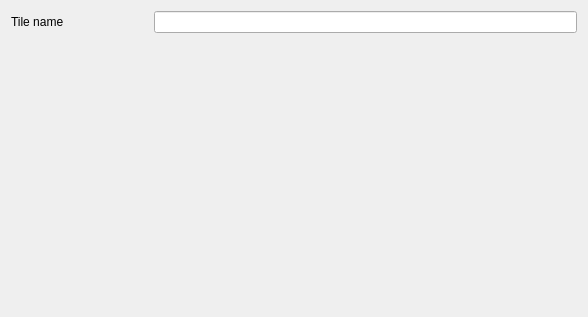
<?xml version="1.0" encoding="UTF-8"?>
<ui version="4.0">
 <class>UploadEditionPageWizard</class>
 <widget class="QWizardPage" name="UploadEditionPageWizard">
  <property name="geometry">
   <rect>
    <x>0</x>
    <y>0</y>
    <width>588</width>
    <height>317</height>
   </rect>
  </property>
  <property name="windowTitle">
   <string>Generation form</string>
  </property>
  <property name="locale">
   <locale language="English" country="UnitedStates"/>
  </property>
  <layout class="QGridLayout" name="gridLayout">
   <item row="2" column="0">
    <widget class="QLabel" name="lbl_name">
     <property name="autoFillBackground">
      <bool>true</bool>
     </property>
     <property name="text">
      <string>Tile name</string>
     </property>
    </widget>
   </item>
   <item row="4" column="2">
    <spacer name="verticalSpacer">
     <property name="orientation">
      <enum>Qt::Vertical</enum>
     </property>
     <property name="sizeHint" stdset="0">
      <size>
       <width>20</width>
       <height>40</height>
      </size>
     </property>
    </spacer>
   </item>
   <item row="2" column="1" colspan="3">
    <widget class="QLineEdit" name="lne_name">
     <property name="inputMethodHints">
      <set>Qt::ImhLatinOnly</set>
     </property>
     <property name="text">
      <string/>
     </property>
     <property name="dragEnabled">
      <bool>true</bool>
     </property>
    </widget>
   </item>
  </layout>
 </widget>
 <resources/>
 <connections/>
</ui>
